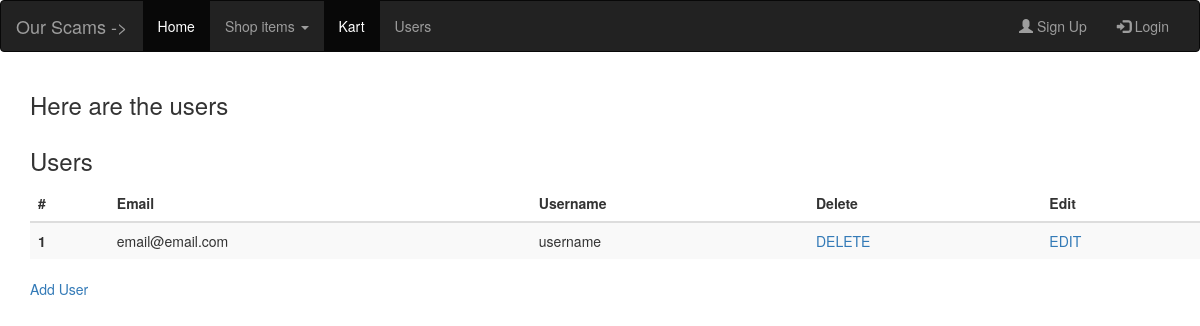
The page /Pages/usersPage.php on the database its author committed.
### tables this page shows
CREATE TABLE `users` (
  `user_ID` int(11) NOT NULL,
  `email` varchar(75) DEFAULT NULL,
  `username` varchar(45) DEFAULT NULL,
  `password` varchar(45) DEFAULT NULL,
  `roles` int(2) DEFAULT NULL,
  `prime` tinyint(1) NOT NULL DEFAULT '0'
);

### Classes/UserBusinessService.php (called while the page is built, shortened)
<?php
require "UserDataService.php";
?>
<?php
class userBusinessService{
    function fetchUsers(){
        $service = new UserDataService();
        return $service->findAllUsers();
    }
}
?>

### Pages/fragments/_displayAllUsers.php (the view)
<?php
function displayAllUsers($users){
?>
<table class="table table-striped table-dark">
  <thead>
    <tr>
      <th scope="col">#</th>
      <th scope="col">Email</th>
      <th scope="col">Username</th>
      <th scope="col">Delete</th>
        <th scope="col">Edit</th>
    </tr>
  </thead>
  <tbody>
      <?php
        foreach($users as $column){
      ?>
          <tr>
            <th scope="row"><?php echo $column[0]; ?></th>
            <td><?php echo $column[1];?></td>
            <td><?php echo $column[2];?></td>
            <td><a href="Handlers/deletehandler.php?ID=<?php echo $column[0]; ?>">DELETE</a></td>
            <td><a href="register.php?email=<?php echo $column[1]?>&password=<?php echo $column[3]?>">EDIT</a></td>
          </tr>
      <?php
        }
      ?>
  </tbody>
</table>
<a href='../Pages/register.php'>Add User</a>
<?php
}
?>

### rows shown on the page
users: user_ID "1", email "email@email.com", username "username"
